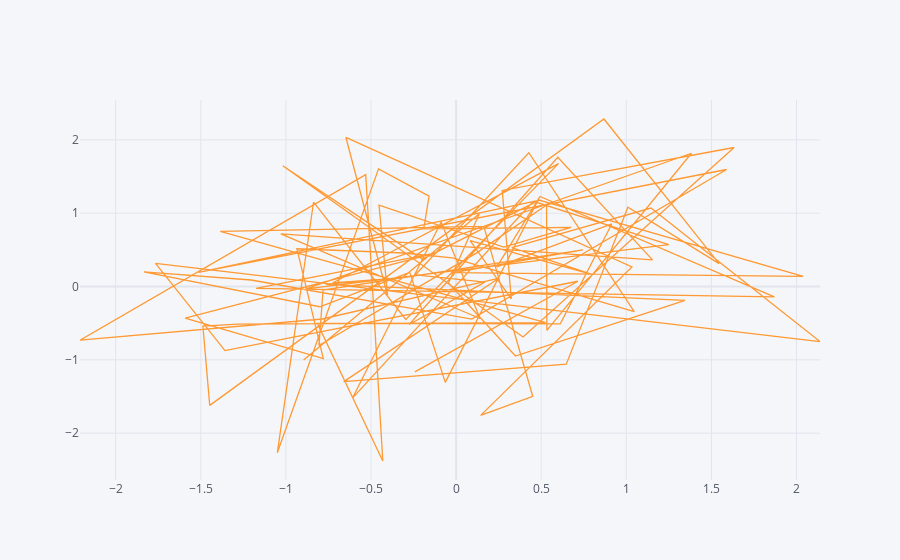

The cell this chart's notebook holds for it:
### Markdown cell above
## Scatter

### Code cell
df.iplot(kind='scatter',x='A',y='B')
